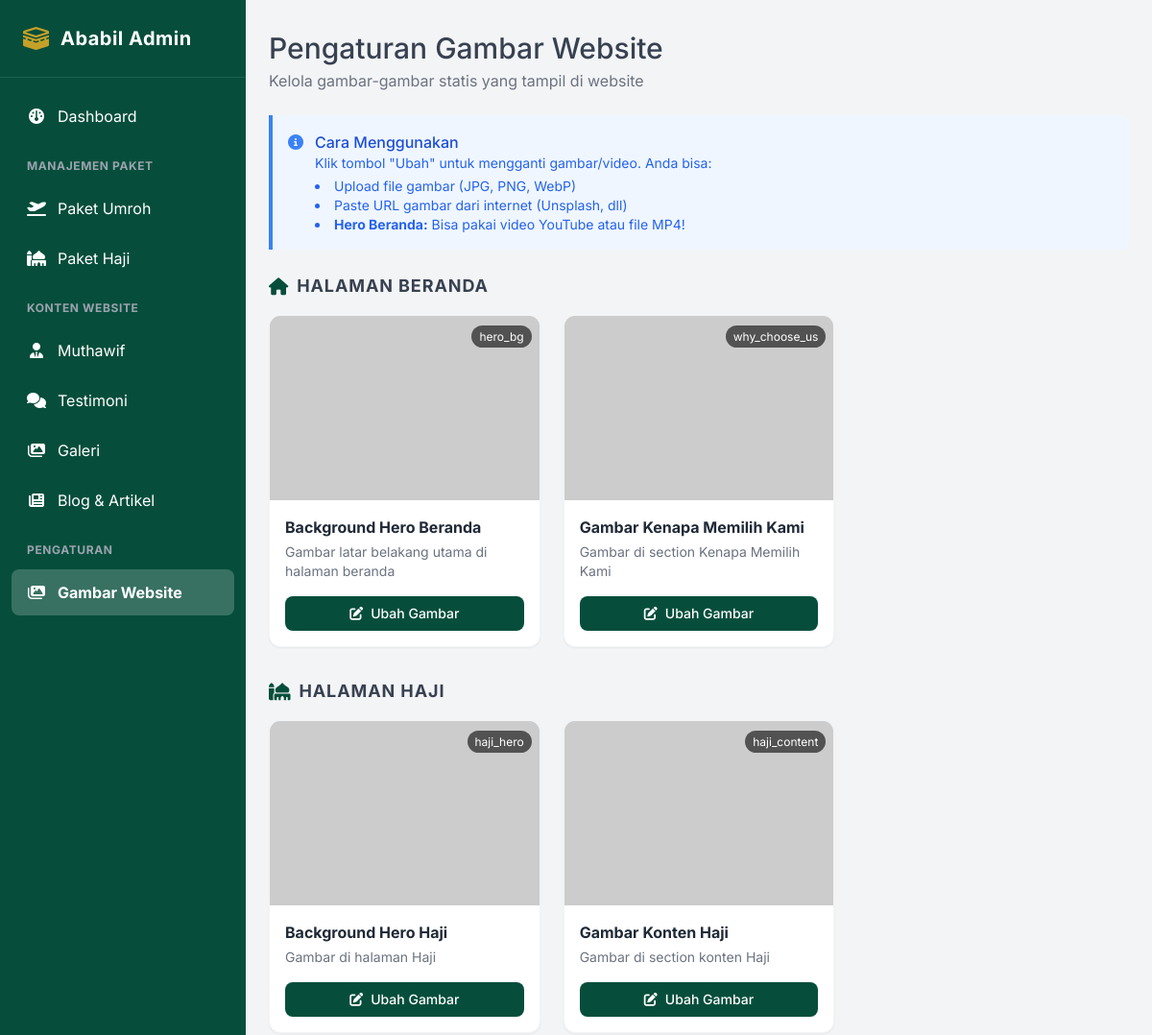
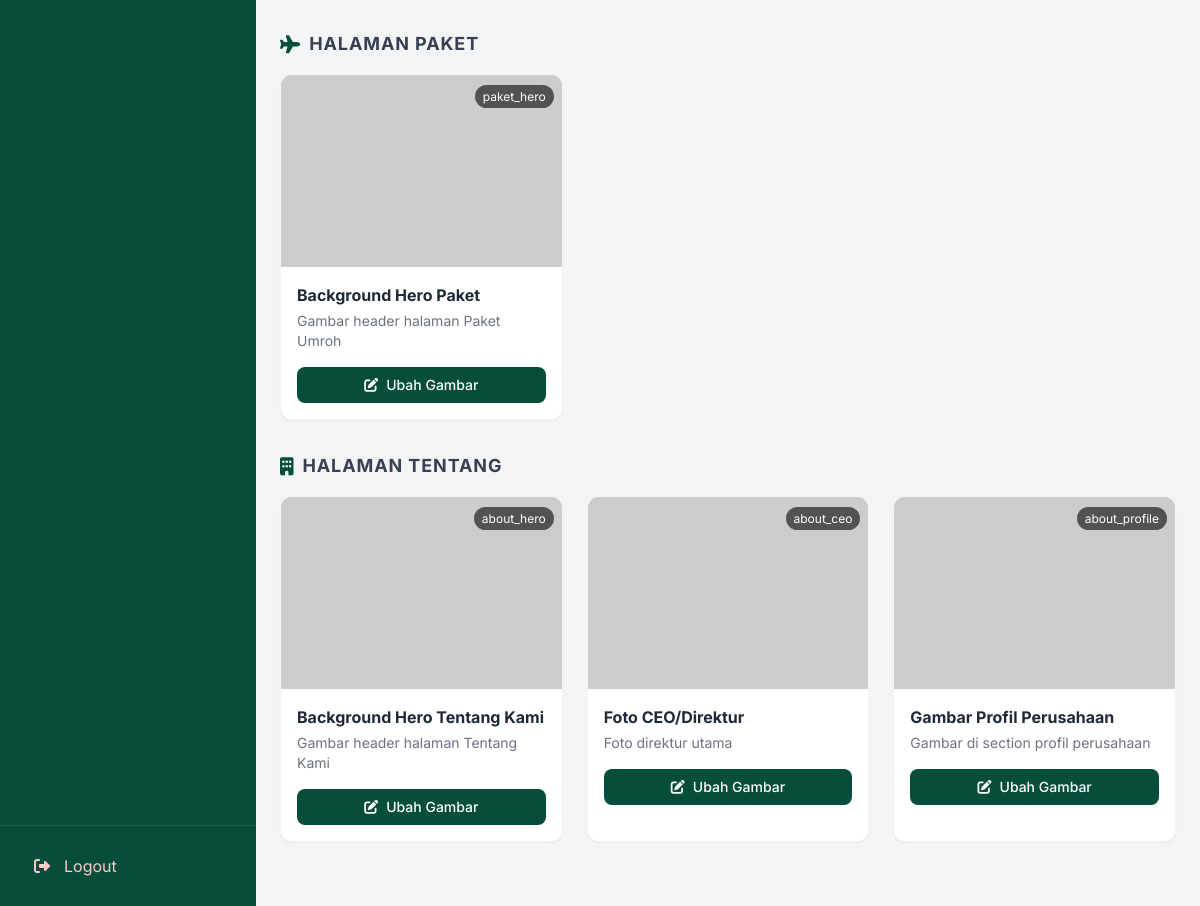
/admin/pengaturan_gambar.php (signed in), run on the app's committed database (2 pictures, top to bottom).
### tables this page shows
CREATE TABLE IF NOT EXISTS pengaturan_gambar (
    id INT PRIMARY KEY AUTO_INCREMENT,
    kode VARCHAR(50) NOT NULL UNIQUE,
    nama VARCHAR(100) NOT NULL,
    deskripsi TEXT,
    gambar VARCHAR(500) NOT NULL,
    kategori VARCHAR(50) DEFAULT 'umum',
    updated_at TIMESTAMP DEFAULT CURRENT_TIMESTAMP ON UPDATE CURRENT_TIMESTAMP
);

### config/koneksi.php (called while the page is built, shortened)
<?php
$host = "localhost";
$user = "root";
$pass = "";
$db   = "travel_umroh";
$koneksi = mysqli_connect($host, $user, $pass, $db);
if (!function_exists('query')) {
    function query($query) {
        global $koneksi;
        $result = mysqli_query($koneksi, $query);
        $rows = [];
        while( $row = mysqli_fetch_assoc($result) ) {
            $rows[] = $row;
        }
        return $rows;
    }
}
?>

### admin/pengaturan_gambar.php (the view, shortened to what this page needs)
<?php
require '../config/koneksi.php';
$gambar_list = query("SELECT * FROM pengaturan_gambar ORDER BY kategori, nama");
$grouped = [];
foreach($gambar_list as $g) {
    $grouped[$g['kategori']][] = $g;
}
?>
<!DOCTYPE html>
<html lang="id">
<head>
    <script src="https://cdn.tailwindcss.com"></script>
    <link href="https://cdnjs.cloudflare.com/ajax/libs/font-awesome/6.4.0/css/all.min.css" rel="stylesheet">
</head>
<body class="bg-gray-100 font-sans antialiased">
    <div class="flex h-screen overflow-hidden">
<?php include 'includes/sidebar.php'; ?>
<main class="flex-1 overflow-x-hidden overflow-y-auto bg-gray-100">
    <div class="container mx-auto px-6 py-8">
        <div class="flex justify-between items-center mb-6">
            <div>
                <h3 class="text-gray-700 text-3xl font-medium">Pengaturan Gambar Website</h3>
                <p class="text-gray-500 mt-1">Kelola gambar-gambar statis yang tampil di website</p>
            </div>
        </div>
        <div class="bg-blue-50 border-l-4 border-blue-500 p-4 mb-6 rounded-r-lg">
            <div class="flex items-start">
                <i class="fa-solid fa-circle-info text-blue-500 mt-1 mr-3"></i>
                <div>
                    <p class="text-blue-700 font-medium">Cara Menggunakan</p>
                    <p class="text-blue-600 text-sm">Klik tombol "Ubah" untuk mengganti gambar/video. Anda bisa:</p>
                    <ul class="text-blue-600 text-sm mt-1 list-disc list-inside">
                        <li>Upload file gambar (JPG, PNG, WebP)</li>
                        <li>Paste URL gambar dari internet (Unsplash, dll)</li>
                        <li><strong>Hero Beranda:</strong> Bisa pakai video YouTube atau file MP4!</li>
                    </ul>
                </div>
            </div>
        </div>
        <?php foreach($grouped as $kategori => $items): ?>
        <div class="mb-8">
            <h4 class="text-lg font-bold text-gray-700 mb-4 flex items-center gap-2 uppercase tracking-wider">
                <?php
                $icons = [
                    'beranda' => 'fa-home',
                    'tentang' => 'fa-building',
                    'paket' => 'fa-plane',
                    'haji' => 'fa-mosque'
                ];
                $icon = $icons[$kategori] ?? 'fa-image';
                ?>
                <i class="fa-solid <?= $icon ?> text-emerald"></i>
                Halaman <?= ucfirst($kategori) ?>
            </h4>
            <div class="grid grid-cols-1 md:grid-cols-2 lg:grid-cols-3 gap-6">
                <?php
                foreach($items as $item):
                    $gambar_src = $item['gambar'];
                ?>
                <div class="bg-white rounded-xl shadow-sm overflow-hidden border border-gray-100 hover:shadow-lg transition-shadow">
                    <div class="relative h-48 bg-gray-200">
                        <img src="<?= htmlspecialchars($gambar_src) ?>" alt="<?= htmlspecialchars($item['nama']) ?>" class="w-full h-full object-cover" onerror="this.onerror=null; this.src='https://placehold.co/400x300/1a1a1a/gold?text=No+Image';">
                        <div class="absolute top-2 right-2">
                            <span class="bg-black/60 text-white text-xs px-2 py-1 rounded-full backdrop-blur">
                                <?= $item['kode'] ?>
                            </span>
                        </div>
                    </div>
                    <div class="p-4">
                        <h5 class="font-bold text-gray-800 mb-1"><?= htmlspecialchars($item['nama']) ?></h5>
                        <p class="text-gray-500 text-sm mb-4"><?= htmlspecialchars($item['deskripsi']) ?></p>
                        <button onclick="openModal(<?= $item['id'] ?>, '<?= addslashes($item['nama']) ?>', '<?= addslashes($item['gambar']) ?>')"
                                class="w-full py-2 bg-emerald text-white rounded-lg hover:bg-emerald/90 transition-colors font-medium text-sm flex items-center justify-center gap-2">
                            <i class="fa-solid fa-pen-to-square"></i> Ubah Gambar
                        </button>
                    </div>
                </div>
                <?php endforeach; ?>
            </div>
        </div>
        <?php endforeach; ?>
    </div>
</main>
</div>
</body>
</html>

### admin/includes/sidebar.php
<aside class="w-64 bg-emerald text-white flex-shrink-0 hidden md:flex flex-col">
    <div class="p-6 flex items-center gap-3 border-b border-white/10">
        <i class="fa-solid fa-kaaba text-2xl text-gold"></i>
        <span class="font-bold text-xl tracking-wide">Ababil Admin</span>
    </div>
    <nav class="flex-1 overflow-y-auto py-4">
        <ul class="space-y-1 px-3">
            <li>
                <a href="index.php" class="flex items-center gap-3 px-4 py-3 rounded-lg hover:bg-white/10 transition-colors <?php echo (basename($_SERVER['PHP_SELF']) == 'index.php') ? 'bg-white/20 font-bold' : ''; ?>">
                    <i class="fa-solid fa-gauge w-5 text-center"></i>
                    <span>Dashboard</span>
                </a>
            </li>
            <li class="pt-4 pb-2 px-4 text-xs font-bold text-gray-400 uppercase tracking-wider">Manajemen Paket</li>
            <li>
                <a href="paket_umroh.php" class="flex items-center gap-3 px-4 py-3 rounded-lg hover:bg-white/10 transition-colors <?php echo (basename($_SERVER['PHP_SELF']) == 'paket_umroh.php') ? 'bg-white/20 font-bold' : ''; ?>">
                    <i class="fa-solid fa-plane-departure w-5 text-center"></i>
                    <span>Paket Umroh</span>
                </a>
            </li>
            <li>
                <a href="paket_haji.php" class="flex items-center gap-3 px-4 py-3 rounded-lg hover:bg-white/10 transition-colors <?php echo (basename($_SERVER['PHP_SELF']) == 'paket_haji.php') ? 'bg-white/20 font-bold' : ''; ?>">
                    <i class="fa-solid fa-mosque w-5 text-center"></i>
                    <span>Paket Haji</span>
                </a>
            </li>
            <li class="pt-4 pb-2 px-4 text-xs font-bold text-gray-400 uppercase tracking-wider">Konten Website</li>
            <li>
                <a href="muthawif.php" class="flex items-center gap-3 px-4 py-3 rounded-lg hover:bg-white/10 transition-colors <?php echo (basename($_SERVER['PHP_SELF']) == 'muthawif.php') ? 'bg-white/20 font-bold' : ''; ?>">
                    <i class="fa-solid fa-user-tie w-5 text-center"></i>
                    <span>Muthawif</span>
                </a>
            </li>
            <li>
                <a href="testimoni.php" class="flex items-center gap-3 px-4 py-3 rounded-lg hover:bg-white/10 transition-colors <?php echo (basename($_SERVER['PHP_SELF']) == 'testimoni.php') ? 'bg-white/20 font-bold' : ''; ?>">
                    <i class="fa-solid fa-comments w-5 text-center"></i>
                    <span>Testimoni</span>
                </a>
            </li>
            <li>
                <a href="galeri.php" class="flex items-center gap-3 px-4 py-3 rounded-lg hover:bg-white/10 transition-colors <?php echo (basename($_SERVER['PHP_SELF']) == 'galeri.php') ? 'bg-white/20 font-bold' : ''; ?>">
                    <i class="fa-solid fa-images w-5 text-center"></i>
                    <span>Galeri</span>
                </a>
            </li>
            <li>
                <a href="blog.php" class="flex items-center gap-3 px-4 py-3 rounded-lg hover:bg-white/10 transition-colors <?php echo (basename($_SERVER['PHP_SELF']) == 'blog.php') ? 'bg-white/20 font-bold' : ''; ?>">
                    <i class="fa-solid fa-newspaper w-5 text-center"></i>
                    <span>Blog & Artikel</span>
                </a>
            </li>
            <li class="pt-4 pb-2 px-4 text-xs font-bold text-gray-400 uppercase tracking-wider">Pengaturan</li>
            <li>
                <a href="pengaturan_gambar.php" class="flex items-center gap-3 px-4 py-3 rounded-lg hover:bg-white/10 transition-colors <?php echo (basename($_SERVER['PHP_SELF']) == 'pengaturan_gambar.php') ? 'bg-white/20 font-bold' : ''; ?>">
                    <i class="fa-solid fa-images w-5 text-center"></i>
                    <span>Gambar Website</span>
                </a>
            </li>
        </ul>
    </nav>
    <div class="p-4 border-t border-white/10">
        <a href="logout.php" class="flex items-center gap-3 px-4 py-3 rounded-lg hover:bg-red-600 transition-colors text-red-200 hover:text-white">
            <i class="fa-solid fa-right-from-bracket w-5 text-center"></i>
            <span>Logout</span>
        </a>
    </div>
</aside>

### data on the page
pengaturan_gambar: kode "hero_bg", nama "Background Hero Beranda", deskripsi "Gambar latar belakang utama di halaman beranda"
pengaturan_gambar: kode "why_choose_us", nama "Gambar Kenapa Memilih Kami", deskripsi "Gambar di section Kenapa Memilih Kami"
pengaturan_gambar: kode "haji_hero", nama "Background Hero Haji", deskripsi "Gambar di halaman Haji"
pengaturan_gambar: kode "haji_content", nama "Gambar Konten Haji", deskripsi "Gambar di section konten Haji"
pengaturan_gambar: kode "paket_hero", nama "Background Hero Paket", deskripsi "Gambar header halaman Paket Umroh"
pengaturan_gambar: kode "about_hero", nama "Background Hero Tentang Kami", deskripsi "Gambar header halaman Tentang Kami"
pengaturan_gambar: kode "about_ceo", nama "Foto CEO/Direktur", deskripsi "Foto direktur utama"
pengaturan_gambar: kode "about_profile", nama "Gambar Profil Perusahaan", deskripsi "Gambar di section profil perusahaan"

### other printed values
$kategori "BERANDA"
$kategori "HAJI"
$kategori "PAKET"
$kategori "TENTANG"
